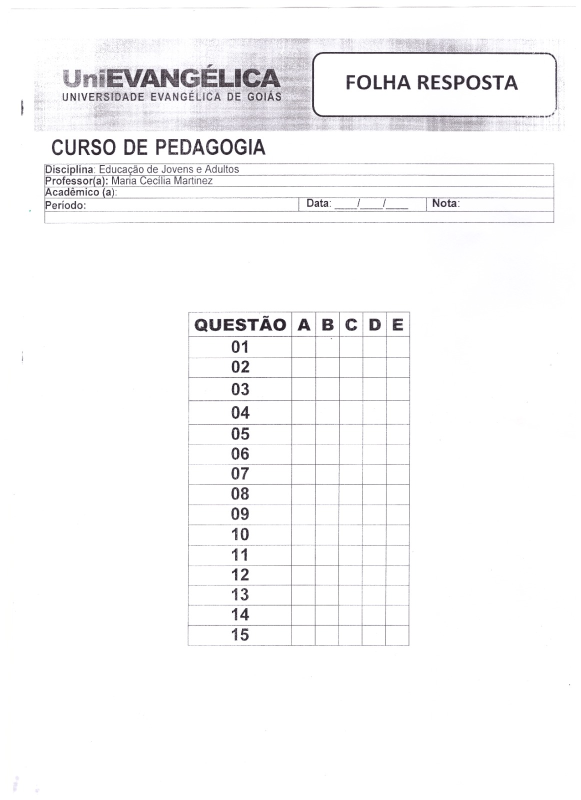
#> input picture Images/Gabarito_original.jpeg, 1162 x 1600 px, found by its file name (shown at 1/2 size)
$ python gabarito.py
#> lines starting #> are read from the running program, lines starting #| are printed output that depends on the picture; after the words box and inside, x2 and y2 are one past the last pixel; in counts of white or black regions, pixels touching at a corner belong together
import cv2
import numpy as np

# Caminho do arquivo (use o caminho real do seu arquivo digitalizado)
image_path = "Gabarito_original.jpeg"

# 1. Leitura e pré-processamento
img = cv2.imread(image_path)
#> img is the input picture: shape (1600, 1162, 3); mean B, G, R 248.3, 247.7, 248
gray = cv2.cvtColor(img, cv2.COLOR_BGR2GRAY)
blur = cv2.GaussianBlur(gray, (5,5), 0)
edges = cv2.Canny(blur, 50, 150)
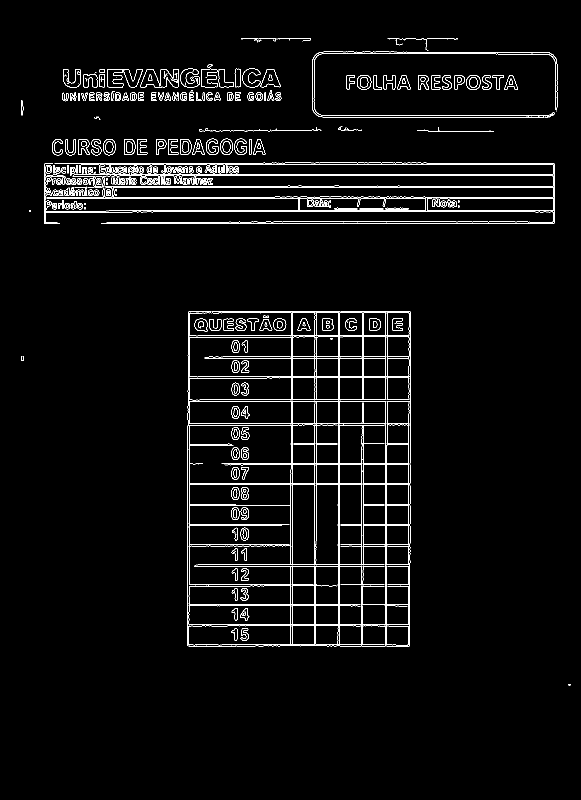
#> edges: shape (1600, 1162) (shown at 1/2 size); 3.1% white in thin lines or dots, all inside (x1, y1, x2, y2) = (42, 76, 1141, 1371)

# 2. Encontrar contornos (para detectar a tabela)
contours, _ = cv2.findContours(edges, cv2.RETR_EXTERNAL, cv2.CHAIN_APPROX_SIMPLE)
#> contours = 185 contours, 64 with area under 20; largest, box (x1, y1, x2, y2) and area: (374, 622, 822, 1293) 285044, (88, 325, 1110, 448) 24684, (520, 138, 561, 175) 873, (402, 137, 435, 175) 842, (485, 137, 522, 175) 768

# Filtrar contornos por área (tabelas grandes)
table_contours = [c for c in contours if cv2.contourArea(c) > 20000]
#> table_contours = 2 contours; box (x1, y1, x2, y2) and area: (374, 622, 822, 1293) 285044, (88, 325, 1110, 448) 24684
table_contours = sorted(table_contours, key=cv2.contourArea, reverse=True)

# 3. Isolar a maior tabela (esperada: área das questões)
table = table_contours[0]
#> table = contour of 315 points, box (x1, y1, x2, y2) (374, 622, 822, 1293), area 285044
x, y, w, h = cv2.boundingRect(table)
#> x = 374; y = 622; w = 448; h = 671
table_img = img[y:y+h, x:x+w]
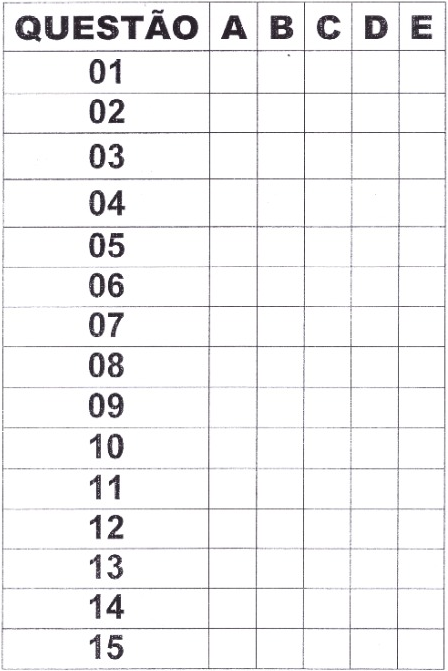
#> table_img: shape (671, 448, 3); mean B, G, R 242.9, 242.3, 242.6

# 4. Desenhar a detecção para conferência
preview = img.copy()
cv2.rectangle(preview, (x, y), (x+w, y+h), (0,255,0), 3)
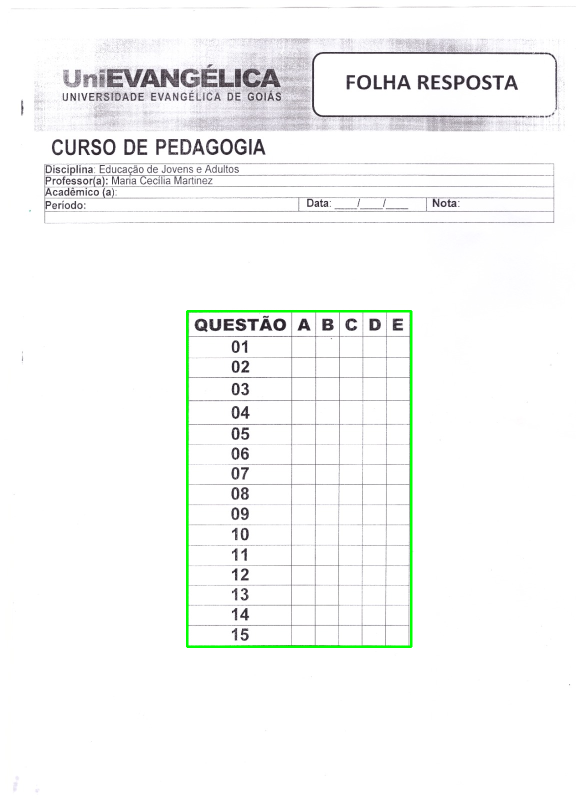
#> preview: shape (1600, 1162, 3) (shown at 1/2 size); 0.6% of pixels changed, all inside (x1, y1, x2, y2) = (372, 620, 825, 1296)

cv2.imshow("Preview da tabela detectada", preview)
cv2.waitKey(0)
cv2.destroyAllWindows()

# 5. Dividir em células (15 linhas x 5 colunas)
rows, cols = 15, 5
cell_h, cell_w = h / rows, w / cols
#> cell_h = 44.73; cell_w = 89.6
grid_preview = table_img.copy()

for i in range(rows):
    for j in range(cols):
        x1, y1 = int(j * cell_w), int(i * cell_h)
        x2, y2 = int((j + 1) * cell_w), int((i + 1) * cell_h)
        cv2.rectangle(grid_preview, (x1, y1), (x2, y2), (0,255,0), 1)
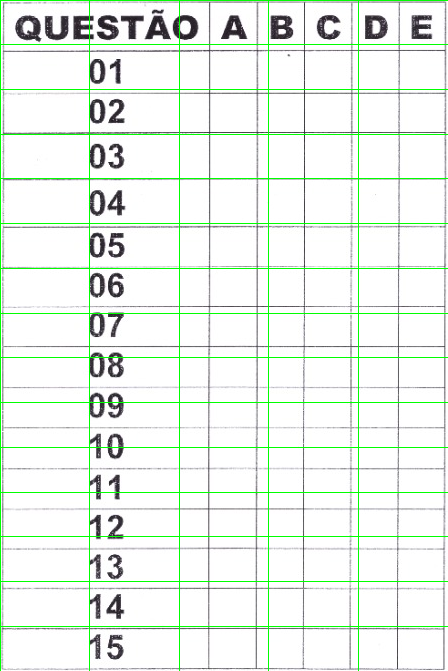
#> grid_preview: shape (671, 448, 3); 3.33% of pixels changed, all inside (x1, y1, x2, y2) = (0, 0, 448, 671)

cv2.imshow("Grade projetada", grid_preview)
cv2.waitKey(0)
cv2.destroyAllWindows()

$ run again, with Images/Gabarito_1.jpg copied over Images/Gabarito_original.jpeg
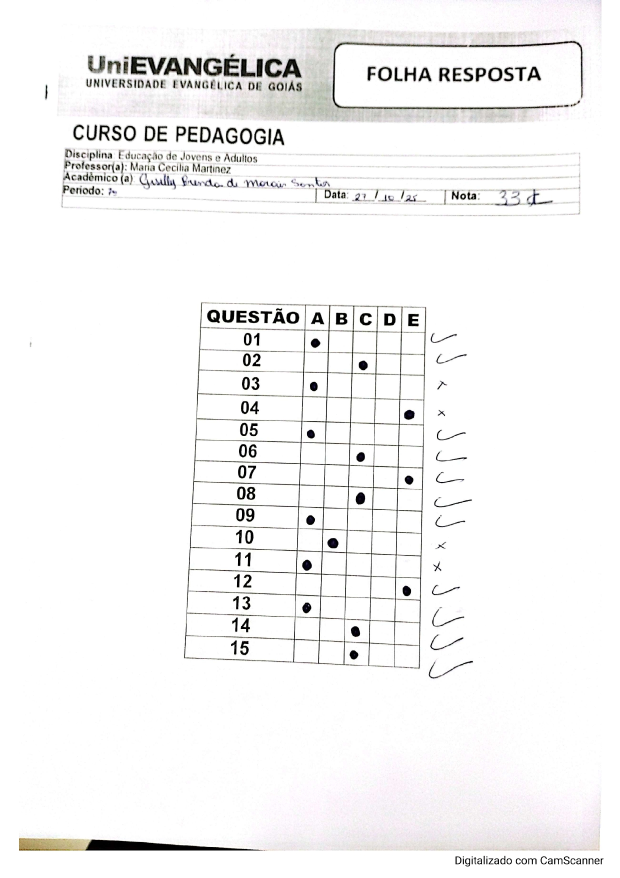
#> input picture Images/Gabarito_1.jpg, 1240 x 1755 px, found by its file name (shown at 1/2 size)
#> img is the input picture: shape (1755, 1240, 3); mean B, G, R 244.6, 244.7, 245.2
#> `edges = cv2.Canny(blur, 50, 150)`:
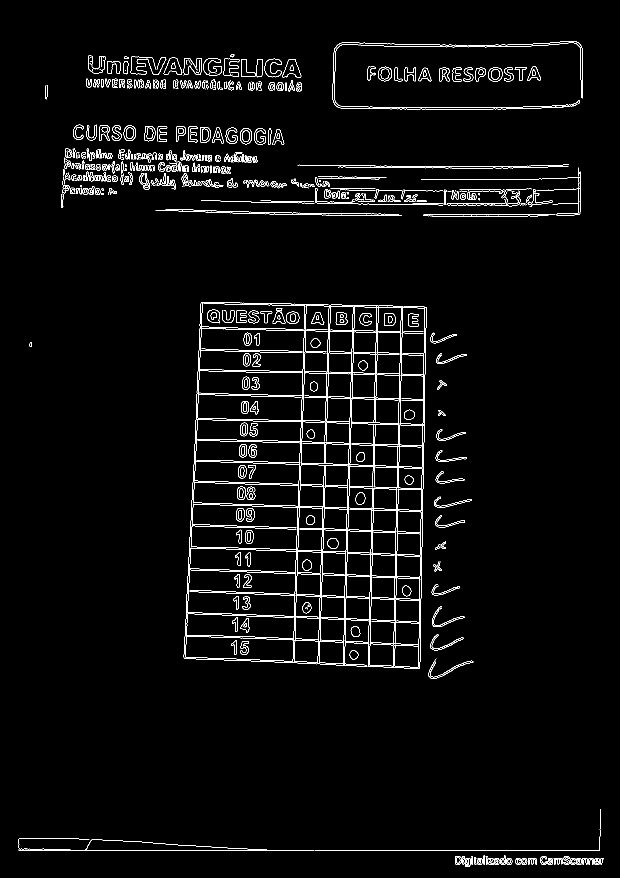
#> edges: shape (1755, 1240) (shown at 1/2 size); 2.8% white in thin lines or dots, all inside (x1, y1, x2, y2) = (37, 82, 1207, 1734)
#> contours = 363 contours, 179 with area under 20; largest, box (x1, y1, x2, y2) and area: (367, 604, 853, 1338) 326502, (367, 116, 404, 150) 852, (565, 118, 603, 155) 813, (406, 116, 444, 152) 712, (176, 111, 211, 147) 702
#> table_contours = 1 contour; box (x1, y1, x2, y2) and area: (367, 604, 853, 1338) 326502
#> table = contour of 322 points, box (x1, y1, x2, y2) (367, 604, 853, 1338), area 326502
#> x = 367; y = 604; w = 486; h = 734
#> preview: shape (1755, 1240, 3); 0.56% of pixels changed, all inside (x1, y1, x2, y2) = (365, 602, 856, 1341)
#> cell_h = 48.93; cell_w = 97.2
#> after the loop `for i in range(rows):`:
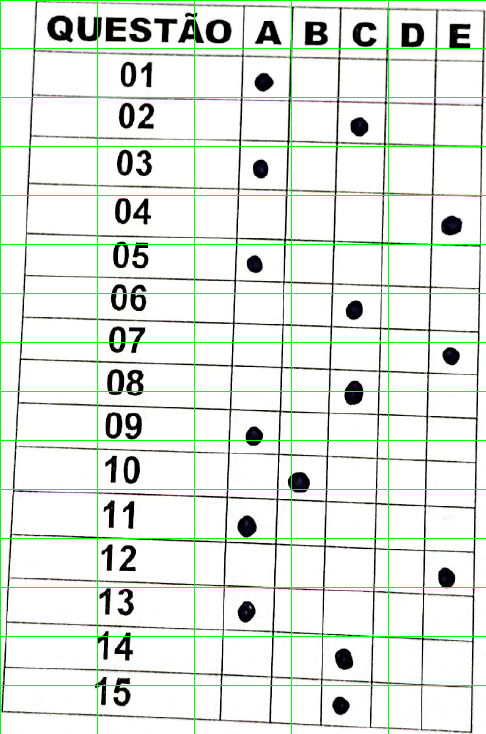
#> grid_preview: shape (734, 486, 3); mean B, G, R 225.6, 234, 226.3
